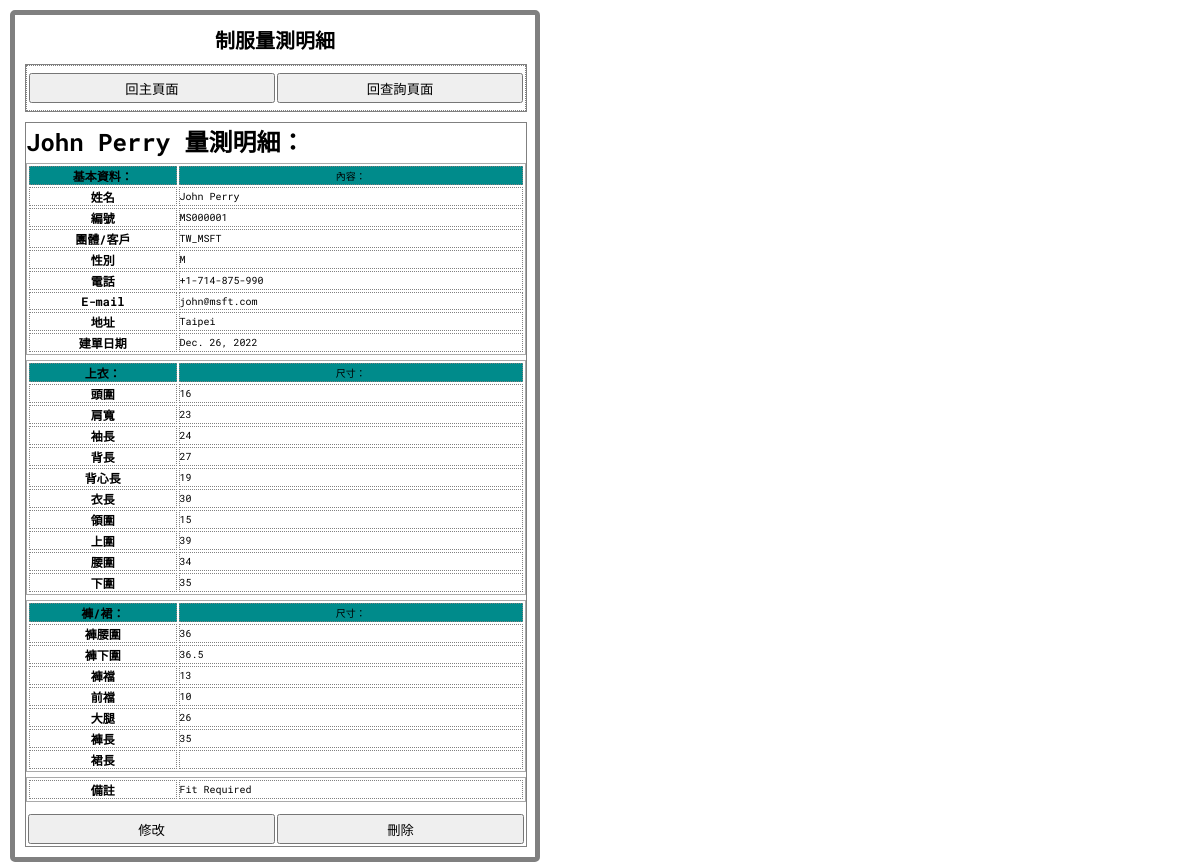
Screenshot of /detail/37/ (signed in) with the database file from the repository.
### hf_uniform_app/models.py (models this page shows, shortened)
class Uniform(models.Model):
    CustName = models.CharField(max_length=20, null=False)
    CustNo = models.CharField(max_length=20, blank=True, default='')
    OrgnizationName = models.CharField(max_length=50, blank=True, default='')
    Gender = models.CharField(max_length=2, default='M', null=False)
    CustPhone = models.CharField(max_length=50, blank=True, default='')
    CustEmail = models.EmailField(max_length=100, blank=True, default='')
    CustAddr = models.CharField(max_length=255,blank=True, default='')
    DateOfCreated = models.DateField(null=False)
    Hat = models.CharField(max_length=10, blank=True, default='')
    ShoulderWidth = models.CharField(max_length=10, blank=True, default='')
    SleeveLength = models.CharField(max_length=10, blank=True, default='')
    BackLength = models.CharField(max_length=10, blank=True, default='')
    CenterBack = models.CharField(max_length=10, blank=True, default='')
    ShirtLength = models.CharField(max_length=10, blank=True, default='')
    Collar = models.CharField(max_length=10, blank=True, default='')
    Chest = models.CharField(max_length=10, blank=True, default='')
    Waist = models.CharField(max_length=10, blank=True, default='')
    Seat = models.CharField(max_length=10, blank=True, default='')
    WaistBelt = models.CharField(max_length=10, blank=True, default='')
    Hip = models.CharField(max_length=10, blank=True, default='')
    Crotch = models.CharField(max_length=10, blank=True, default='')
    FrontCrotch = models.CharField(max_length=10, blank=True, default='')
    Thigh = models.CharField(max_length=10, blank=True, default='')
    PantsLength = models.CharField(max_length=10, blank=True, default='')
    SkirtLength = models.CharField(max_length=10, blank=True, default='')
    Remark = models.CharField(max_length=30, blank=True, default='')

### hf_uniform_app/views.py (the view)
# urls.py: path('detail/<int:uniform_id>/', views.detail),
def detail(request, uniform_id=None):
    if (request.user.id == None):
        return redirect('/login/')
    uniform = Uniform.objects.get(id=uniform_id)
    return render(request, "detail.html", locals())

### templates/detail.html (shortened to what this page needs)
{% extends "base.html" %}
{% block title %}
    {% load static %} <link href="{% static "css/detail.css" %}" rel="stylesheet" type="text/css" />
{% endblock %}
{% block content %}
<div class="main">
	<h1> 制服量測明細 </h1>
	<div class="option-table">
		<table class="option-table-button">
			<tr>
				<td>
					<form action="/main">
						<input type="submit" value="回主頁面" />
					</form>
				</td>
				<td>
					<form action="/query">
						<input type="submit" value="回查詢頁面" />
					</form>
				</td>
			</tr>
		</table>
	</div>
	<div class="listing-display">
		<h2> {{ uniform.CustName }} 量測明細： </h2>
		<table class="listing-display-table">
			<tr class="table-head">
				<th class="listing-display-table-dim">
					<span> 基本資料：</span>
				</th>
				<td class="listing-display-table-dim">
					<span> 內容： </span>
				</td>
			</tr>
			<tr>
				<th>姓名</th>
				<td> {{ uniform.CustName }} </td>
			</tr>
			<tr>
				<th>編號</th>
				<td> {{ uniform.CustNo }} </td>
			</tr>
			<tr>
				<th>團體/客戶</th>
				<td> {{ uniform.OrgnizationName }} </td>
			</tr>
			<tr>
				<th>性別</th>
				<td> {{ uniform.Gender }} </td>
			</tr>
			<tr>
				<th>電話</th>
				<td> {{ uniform.CustPhone }} </td>
			</tr>
			<tr>
				<th>E-mail</th>
				<td> {{ uniform.CustEmail }} </td>
			</tr>
			<tr>
				<th>地址</th>
				<td> {{ uniform.CustAddr }} </td>
			</tr>
			<tr>
				<th>建單日期</th>
				<td> {{ uniform.DateOfCreated }} </td>
			</tr>
		</table>
		<table class="listing-display-table">
			<tr  class="table-head">
				<th>
					<span> 上衣：</span>
				</th>
				<td>
					<span> 尺寸：</span>
				</td>
			</tr>
			<tr>
				<th>頭圍</th>
				<td> {{ uniform.Hat }} </td>
			</tr>
			<tr>
				<th>肩寬</th>
				<td> {{ uniform.ShoulderWidth }} </td>
			</tr>
			<tr>
				<th>袖長</th>
				<td> {{ uniform.SleeveLength }} </td>
			</tr>
			<tr>
				<th>背長</th>
				<td> {{ uniform.BackLength }} </td>
			</tr>
			<tr>
				<th>背心長</th>
				<td> {{ uniform.CenterBack }} </td>
			</tr>
			<tr>
				<th>衣長</th>
				<td> {{ uniform.ShirtLength }} </td>
			</tr>
			<tr>
				<th>領圍</th>
				<td> {{ uniform.Collar }} </td>
			</tr>
			<tr>
				<th>上圍</th>
				<td> {{ uniform.Chest }} </td>
			</tr>
			<tr>
				<th>腰圍</th>
				<td> {{ uniform.Waist }} </td>
			</tr>
			<tr>
				<th>下圍</th>
				<td> {{ uniform.Seat }} </td>
			</tr>
		</table>
		<table class="listing-display-table">
			<tr  class="table-head">
				<th>
					<span> 褲/裙：</span>
				</th>
				<td>
					<span> 尺寸：</span>
				</td>
			</tr>
			<tr>
				<th>褲腰圍</th>
				<td> {{ uniform.WaistBelt }} </td>
			</tr>
			<tr>
				<th>褲下圍</th>
				<td> {{ uniform.Hip }} </td>
			</tr>
			<tr>
				<th>褲襠</th>
				<td> {{ uniform.Crotch }} </td>
			</tr>
			<tr>
				<th>前襠</th>
				<td> {{ uniform.FrontCrotch }} </td>
			</tr>
			<tr>
				<th>大腿</th>
				<td> {{ uniform.Thigh }} </td>
			</tr>
			<tr>
				<th>褲長</th>
				<td> {{ uniform.PantsLength }} </td>
			</tr>
			<tr>
				<th>裙長</th>
				<td> {{ uniform.SkirtLength }} </td>
			</tr>
		</table>
		<table class="listing-display-table">
			<tr>
				<th>備註</th>
				<td> {{ uniform.Remark }} </td>
			</tr>
		</table>
		<table class="listing-display-table-button">
			<tr>
				<td class="button-amd">
					<form action="/edit_from_detail/{{uniform.id}}/">
						<input type="submit" value="修改" />
					</form>
				</td>
				<td class="button-amd">
					<form action="/delete_return_query/{{uniform.id}}/">
						<input type="submit" value="刪除" />
					</form>
				</td>
			</tr>
		</table>
	</div>
</div>
{% endblock %}

### templates/base.html
<!DOCTYPE html>
<html>
	<head>
		{% block title %}{% endblock %}
	</head>
	<body>
		{% block content %}{% endblock %}
	</body>
</html>

### static/css/detail.css (style rules this page uses)
* { margin: 0; padding: 0; font-family:'Roboto Mono',monospace; }
.main { display: block; width: 500px; margin-top: 10px; margin-left: 10px; padding: 10px; border: solid gray 5px; border-radius: 5px; }
.main h1 { text-align: center; font-size: 20px; }
.option-table { display: block; width: 100%; margin-top: 10px; border: solid gray 0.5px; }
.option-table-button { border: dotted gray 0.5px; width: 100%; font-size: 20px; }
.option-table-button td { height: 40px; width:33%; }
.option-table-button input { width: 100%; height: 30px; }
.listing-display { word-wrap: break-word; display: block; width: 100%; margin-top: 10px; border: solid gray 0.5px; }
.listing-display-table { word-wrap: break-word; margin-top: 5px; width: 100%; border: solid darkgray 1px; }
.listing-display-table th { word-wrap: break-word; border: dotted gray 0.5px; font-size: 12px; text-align: center; width: 30%; }
.listing-display-table td { word-wrap: break-word; border: dotted gray 0.5px; font-size: 10px; width: 70%; }
.table-head { background-color: darkcyan; text-align: center; }
.listing-display-table-button { margin-top: 10px; width: 100%; }
.listing-display-table-button td { width: 50%; }
.button-amd input { width: 100%; height: 30px; }

### rows the page displays
Uniform: CustName "John Perry", CustNo "MS000001", OrgnizationName "TW_MSFT", Gender "M", CustPhone "+1-714-875-990", CustEmail "john@msft.com", CustAddr "Taipei", DateOfCreated "Dec. 26, 2022", Hat "16", ShoulderWidth "23", SleeveLength "24", BackLength "27", CenterBack "19", ShirtLength "30", Collar "15", Chest "39", Waist "34", Seat "35", WaistBelt "36", Hip "36.5", Crotch "13", FrontCrotch "10", Thigh "26", PantsLength "35", Remark "Fit Required"
